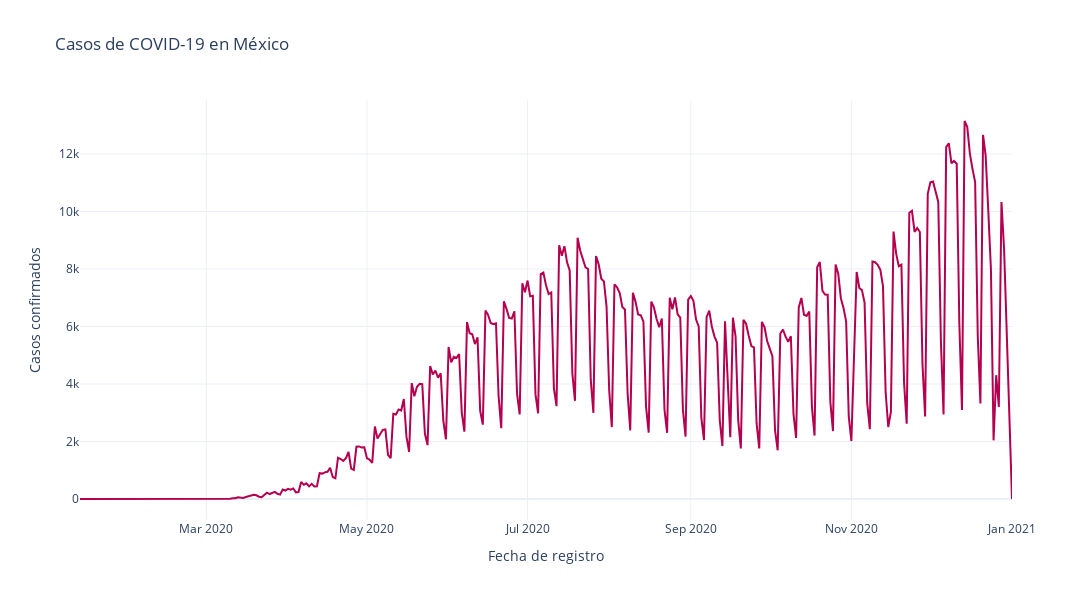
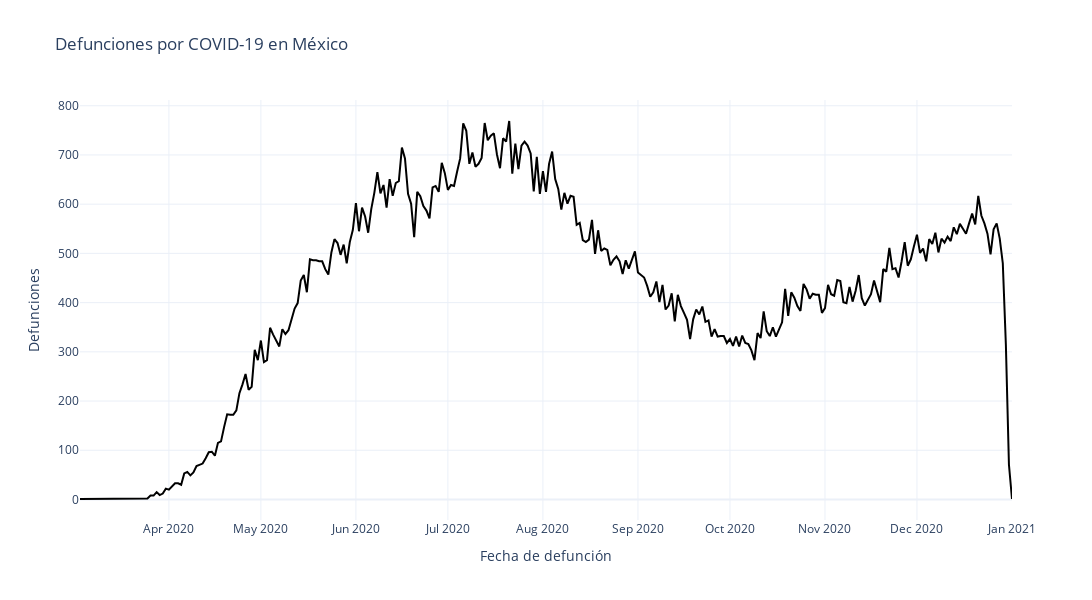

Here is the notebook cell these charts were saved with, in order:
### Code cell
# Ploting each line in different figures ...
def plotCases(abscisa, ordenada, x_title, y_title, g_title, paint ):
    fig_1 = px.line( x = abscisa, y = ordenada, title = g_title, width = 1500, height = 600) # labels parameter can be added with a dict

    fig_1.update_traces(marker = dict(color = paint), line = dict(color = paint, width = 2))
    fig_1.update_xaxes(showgrid = True, title = x_title)
    fig_1.update_yaxes(showgrid = True, title = y_title)
    fig_1.show()
    
plotCases(confirmados_por_fecha["fecha_ingreso"], confirmados_por_fecha["confirmados"], 
        "Fecha de registro", "Casos confirmados", "Casos de COVID-19 en México","#b4004e")
plotCases(defunciones_por_fecha["fecha_defuncion"], defunciones_por_fecha["defunciones"], 
        "Fecha de defunción", "Defunciones", "Defunciones por COVID-19 en México" , "black")
# plotCases(sospechosos_por_fecha["fecha_sintomas"],sospechosos_por_fecha["sospechosos"], 
#         "Fecha del inicio de sintomas", "Casos sospechosos", "Casos sospechosos de COVID-19 en México", "#c67c00")

### Figure 1 — Plotly figure (JSON) as saved in the notebook; plotly's stock layout.template omitted (floating-point values rounded to 4 significant figures; data arrays with more than 128 entries replaced by an {"elided": "..."} marker saying what was removed)
{"data": [{"hovertemplate": "x=%{x}<br>y=%{y}<extra></extra>", "legendgroup": "", "line": {"color": "#b4004e", "dash": "solid", "width": 2}, "marker": {"color": "#b4004e"}, "mode": "lines", "name": "", "orientation": "v", "showlegend": false, "type": "scatter", "x": {"elided": "314 str values"}, "xaxis": "x", "y": {"elided": "314 int values"}, "yaxis": "y"}], "layout": {"height": 600, "legend": {"tracegroupgap": 0}, "title": {"text": "Casos de COVID-19 en México"}, "width": 1500, "xaxis": {"anchor": "y", "domain": [0, 1], "showgrid": true, "title": {"text": "Fecha de registro"}}, "yaxis": {"anchor": "x", "domain": [0, 1], "showgrid": true, "title": {"text": "Casos confirmados"}}}}

### Figure 2 — Plotly figure (JSON) as saved in the notebook; plotly's stock layout.template omitted (floating-point values rounded to 4 significant figures; data arrays with more than 128 entries replaced by an {"elided": "..."} marker saying what was removed)
{"data": [{"hovertemplate": "x=%{x}<br>y=%{y}<extra></extra>", "legendgroup": "", "line": {"color": "black", "dash": "solid", "width": 2}, "marker": {"color": "black"}, "mode": "lines", "name": "", "orientation": "v", "showlegend": false, "type": "scatter", "x": {"elided": "291 str values"}, "xaxis": "x", "y": {"elided": "291 int values"}, "yaxis": "y"}], "layout": {"height": 600, "legend": {"tracegroupgap": 0}, "title": {"text": "Defunciones por COVID-19 en México"}, "width": 1500, "xaxis": {"anchor": "y", "domain": [0, 1], "showgrid": true, "title": {"text": "Fecha de defunción"}}, "yaxis": {"anchor": "x", "domain": [0, 1], "showgrid": true, "title": {"text": "Defunciones"}}}}
